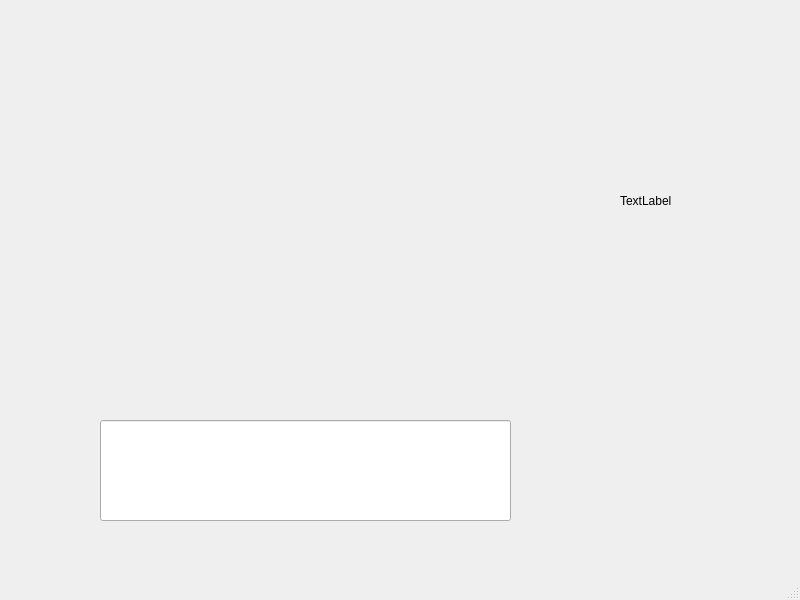
<?xml version="1.0" encoding="UTF-8"?>
<ui version="4.0">
 <class>MainWindow</class>
 <widget class="QMainWindow" name="MainWindow">
  <property name="geometry">
   <rect>
    <x>0</x>
    <y>0</y>
    <width>800</width>
    <height>600</height>
   </rect>
  </property>
  <property name="windowTitle">
   <string>MainWindow</string>
  </property>
  <widget class="QWidget" name="centralwidget">
   <widget class="QLineEdit" name="lineEdit">
    <property name="geometry">
     <rect>
      <x>100</x>
      <y>420</y>
      <width>411</width>
      <height>101</height>
     </rect>
    </property>
   </widget>
   <widget class="QWidget" name="gridLayoutWidget">
    <property name="geometry">
     <rect>
      <x>90</x>
      <y>50</y>
      <width>491</width>
      <height>331</height>
     </rect>
    </property>
    <layout class="QGridLayout" name="gridLayout"/>
   </widget>
   <widget class="QLabel" name="label">
    <property name="geometry">
     <rect>
      <x>620</x>
      <y>170</y>
      <width>66</width>
      <height>61</height>
     </rect>
    </property>
    <property name="text">
     <string>TextLabel</string>
    </property>
   </widget>
  </widget>
  <widget class="QMenuBar" name="menubar">
   <property name="geometry">
    <rect>
     <x>0</x>
     <y>0</y>
     <width>800</width>
     <height>22</height>
    </rect>
   </property>
  </widget>
  <widget class="QStatusBar" name="statusbar"/>
 </widget>
 <resources/>
 <connections/>
</ui>
